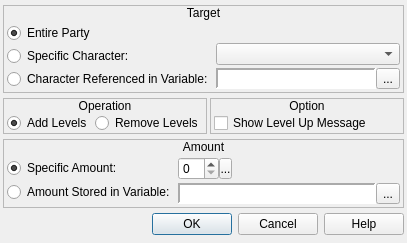
<?xml version="1.0" encoding="UTF-8"?>
<ui version="4.0">
 <class>ConfigureEvent_ChangeCharacterLevel</class>
 <widget class="QDialog" name="ConfigureEvent_ChangeCharacterLevel">
  <property name="geometry">
   <rect>
    <x>0</x>
    <y>0</y>
    <width>407</width>
    <height>243</height>
   </rect>
  </property>
  <property name="windowTitle">
   <string>Change Character Level</string>
  </property>
  <property name="windowIcon">
   <iconset resource="gui_icons.qrc">
    <normaloff>:/icons/openrpgmaker.png</normaloff>:/icons/openrpgmaker.png</iconset>
  </property>
  <property name="styleSheet">
   <string notr="true">.QFrame
{
	border-width: 1px;
	border-style: solid;
	border-color: palette(window-text);
}

.QFrame&gt;QLabel
{
	border-width: 0px;
	background-color: palette(window-text);
	color: palette(window);
	font-weight: bold;
}

.QFrame&gt;QCheckBox
{
	background-color: palette(window-text);
	border-width: 0px;
	border-style: none;
	color: palette(window);
	spacing: 3px;
	font-weight: bold;
	padding: 0px 0px 0px 3px;
}

.QFrame&gt;QCheckBox::indicator
{
	min-width: 8px;
	max-width: 8px;
	min-height: 8px;
	max-height: 8px;
	width: 8px;
	height: 8px;
	border-width: 2px;
	border-radius: 0px;
	border-style: ridge;
	border-color: palette(mid);
}

.QFrame&gt;QCheckBox::indicator:unchecked
{
	background-color: palette(base);
}

.QFrame&gt;QCheckBox::indicator:checked
{
	background-color: palette(window-text);
}

.QFrame&gt;QCheckBox::indicator:hover
{
	border-color: palette(highlight);
}</string>
  </property>
  <layout class="QVBoxLayout" name="verticalLayout_4">
   <property name="spacing">
    <number>3</number>
   </property>
   <property name="margin">
    <number>3</number>
   </property>
   <item>
    <widget class="QFrame" name="frame">
     <property name="sizePolicy">
      <sizepolicy hsizetype="Preferred" vsizetype="Fixed">
       <horstretch>0</horstretch>
       <verstretch>0</verstretch>
      </sizepolicy>
     </property>
     <property name="frameShape">
      <enum>QFrame::StyledPanel</enum>
     </property>
     <property name="frameShadow">
      <enum>QFrame::Raised</enum>
     </property>
     <layout class="QVBoxLayout" name="verticalLayout">
      <property name="spacing">
       <number>0</number>
      </property>
      <property name="margin">
       <number>0</number>
      </property>
      <item>
       <widget class="QLabel" name="label">
        <property name="sizePolicy">
         <sizepolicy hsizetype="Preferred" vsizetype="Fixed">
          <horstretch>0</horstretch>
          <verstretch>0</verstretch>
         </sizepolicy>
        </property>
        <property name="text">
         <string>Target</string>
        </property>
        <property name="alignment">
         <set>Qt::AlignCenter</set>
        </property>
       </widget>
      </item>
      <item>
       <widget class="QWidget" name="widget" native="true">
        <layout class="QHBoxLayout" name="horizontalLayout">
         <property name="spacing">
          <number>3</number>
         </property>
         <property name="margin">
          <number>3</number>
         </property>
         <item>
          <widget class="QWidget" name="widget_11" native="true">
           <layout class="QVBoxLayout" name="verticalLayout_2">
            <property name="spacing">
             <number>3</number>
            </property>
            <property name="margin">
             <number>0</number>
            </property>
            <item>
             <widget class="QRadioButton" name="rbEntireParty">
              <property name="text">
               <string>Entire Party</string>
              </property>
              <property name="checked">
               <bool>true</bool>
              </property>
             </widget>
            </item>
            <item>
             <widget class="QRadioButton" name="rbSpecificCharacter">
              <property name="text">
               <string>Specific Character:</string>
              </property>
             </widget>
            </item>
            <item>
             <widget class="QRadioButton" name="rbReferencedCharacter">
              <property name="text">
               <string>Character Referenced in Variable:</string>
              </property>
             </widget>
            </item>
           </layout>
          </widget>
         </item>
         <item>
          <widget class="QWidget" name="widget_2" native="true">
           <layout class="QVBoxLayout" name="verticalLayout_3">
            <property name="spacing">
             <number>3</number>
            </property>
            <property name="margin">
             <number>0</number>
            </property>
            <item>
             <widget class="QWidget" name="widget_3" native="true"/>
            </item>
            <item>
             <widget class="QComboBox" name="cboxCharacters"/>
            </item>
            <item>
             <widget class="QWidget" name="wCharacterVariable" native="true">
              <layout class="QHBoxLayout" name="horizontalLayout_36">
               <property name="spacing">
                <number>0</number>
               </property>
               <property name="margin">
                <number>0</number>
               </property>
               <item>
                <widget class="QLabel" name="lblCharacterVariable">
                 <property name="sizePolicy">
                  <sizepolicy hsizetype="Preferred" vsizetype="Preferred">
                   <horstretch>0</horstretch>
                   <verstretch>0</verstretch>
                  </sizepolicy>
                 </property>
                 <property name="minimumSize">
                  <size>
                   <width>150</width>
                   <height>0</height>
                  </size>
                 </property>
                 <property name="font">
                  <font>
                   <family>Monospace</family>
                  </font>
                 </property>
                 <property name="styleSheet">
                  <string notr="true">background-color: palette(base);</string>
                 </property>
                 <property name="frameShape">
                  <enum>QFrame::Panel</enum>
                 </property>
                 <property name="frameShadow">
                  <enum>QFrame::Sunken</enum>
                 </property>
                 <property name="lineWidth">
                  <number>2</number>
                 </property>
                 <property name="text">
                  <string/>
                 </property>
                </widget>
               </item>
               <item>
                <widget class="QToolButton" name="bBrowseCharacterVariables">
                 <property name="text">
                  <string>...</string>
                 </property>
                 <property name="icon">
                  <iconset resource="gui_icons.qrc">
                   <normaloff>:/icons/fileopen.png</normaloff>:/icons/fileopen.png</iconset>
                 </property>
                </widget>
               </item>
              </layout>
             </widget>
            </item>
           </layout>
          </widget>
         </item>
        </layout>
       </widget>
      </item>
     </layout>
    </widget>
   </item>
   <item>
    <widget class="QWidget" name="widget_8" native="true">
     <property name="sizePolicy">
      <sizepolicy hsizetype="Preferred" vsizetype="Fixed">
       <horstretch>0</horstretch>
       <verstretch>0</verstretch>
      </sizepolicy>
     </property>
     <layout class="QHBoxLayout" name="horizontalLayout_4">
      <property name="spacing">
       <number>3</number>
      </property>
      <property name="margin">
       <number>0</number>
      </property>
      <item>
       <widget class="QFrame" name="frame_3">
        <property name="sizePolicy">
         <sizepolicy hsizetype="Preferred" vsizetype="Fixed">
          <horstretch>0</horstretch>
          <verstretch>0</verstretch>
         </sizepolicy>
        </property>
        <property name="frameShape">
         <enum>QFrame::StyledPanel</enum>
        </property>
        <property name="frameShadow">
         <enum>QFrame::Raised</enum>
        </property>
        <layout class="QVBoxLayout" name="verticalLayout_8">
         <property name="spacing">
          <number>0</number>
         </property>
         <property name="margin">
          <number>0</number>
         </property>
         <item>
          <widget class="QLabel" name="label_3">
           <property name="sizePolicy">
            <sizepolicy hsizetype="Preferred" vsizetype="Fixed">
             <horstretch>0</horstretch>
             <verstretch>0</verstretch>
            </sizepolicy>
           </property>
           <property name="text">
            <string>Operation</string>
           </property>
           <property name="alignment">
            <set>Qt::AlignCenter</set>
           </property>
          </widget>
         </item>
         <item>
          <widget class="QWidget" name="widget_4" native="true">
           <layout class="QHBoxLayout" name="horizontalLayout_2">
            <property name="spacing">
             <number>3</number>
            </property>
            <property name="leftMargin">
             <number>3</number>
            </property>
            <property name="topMargin">
             <number>0</number>
            </property>
            <property name="rightMargin">
             <number>3</number>
            </property>
            <property name="bottomMargin">
             <number>0</number>
            </property>
            <item>
             <widget class="QRadioButton" name="rbAddLevels">
              <property name="text">
               <string>Add Levels</string>
              </property>
              <property name="checked">
               <bool>true</bool>
              </property>
             </widget>
            </item>
            <item>
             <widget class="QRadioButton" name="rbRemoveLevels">
              <property name="text">
               <string>Remove Levels</string>
              </property>
             </widget>
            </item>
           </layout>
          </widget>
         </item>
        </layout>
       </widget>
      </item>
      <item>
       <widget class="QFrame" name="frmOption">
        <property name="frameShape">
         <enum>QFrame::StyledPanel</enum>
        </property>
        <property name="frameShadow">
         <enum>QFrame::Raised</enum>
        </property>
        <layout class="QVBoxLayout" name="verticalLayout_5">
         <property name="spacing">
          <number>0</number>
         </property>
         <property name="margin">
          <number>0</number>
         </property>
         <item>
          <widget class="QLabel" name="label_2">
           <property name="sizePolicy">
            <sizepolicy hsizetype="Preferred" vsizetype="Fixed">
             <horstretch>0</horstretch>
             <verstretch>0</verstretch>
            </sizepolicy>
           </property>
           <property name="text">
            <string>Option</string>
           </property>
           <property name="alignment">
            <set>Qt::AlignCenter</set>
           </property>
          </widget>
         </item>
         <item>
          <widget class="QWidget" name="widget_6" native="true">
           <layout class="QHBoxLayout" name="horizontalLayout_3">
            <property name="spacing">
             <number>0</number>
            </property>
            <property name="leftMargin">
             <number>3</number>
            </property>
            <property name="topMargin">
             <number>0</number>
            </property>
            <property name="rightMargin">
             <number>3</number>
            </property>
            <property name="bottomMargin">
             <number>0</number>
            </property>
            <item>
             <widget class="QCheckBox" name="cbShowLevelUpMessage">
              <property name="text">
               <string>Show Level Up Message</string>
              </property>
             </widget>
            </item>
           </layout>
          </widget>
         </item>
        </layout>
       </widget>
      </item>
     </layout>
    </widget>
   </item>
   <item>
    <widget class="QFrame" name="frame_5">
     <property name="sizePolicy">
      <sizepolicy hsizetype="Preferred" vsizetype="Fixed">
       <horstretch>0</horstretch>
       <verstretch>0</verstretch>
      </sizepolicy>
     </property>
     <property name="frameShape">
      <enum>QFrame::StyledPanel</enum>
     </property>
     <property name="frameShadow">
      <enum>QFrame::Raised</enum>
     </property>
     <layout class="QVBoxLayout" name="verticalLayout_9">
      <property name="spacing">
       <number>0</number>
      </property>
      <property name="margin">
       <number>0</number>
      </property>
      <item>
       <widget class="QLabel" name="label_4">
        <property name="sizePolicy">
         <sizepolicy hsizetype="Preferred" vsizetype="Fixed">
          <horstretch>0</horstretch>
          <verstretch>0</verstretch>
         </sizepolicy>
        </property>
        <property name="text">
         <string>Amount</string>
        </property>
        <property name="alignment">
         <set>Qt::AlignCenter</set>
        </property>
       </widget>
      </item>
      <item>
       <widget class="QWidget" name="widget_5" native="true">
        <layout class="QHBoxLayout" name="horizontalLayout_5">
         <property name="spacing">
          <number>3</number>
         </property>
         <property name="margin">
          <number>3</number>
         </property>
         <item>
          <widget class="QWidget" name="widget_7" native="true">
           <property name="sizePolicy">
            <sizepolicy hsizetype="Fixed" vsizetype="Preferred">
             <horstretch>0</horstretch>
             <verstretch>0</verstretch>
            </sizepolicy>
           </property>
           <layout class="QVBoxLayout" name="verticalLayout_11">
            <property name="spacing">
             <number>3</number>
            </property>
            <property name="margin">
             <number>0</number>
            </property>
            <item>
             <widget class="QRadioButton" name="rbSpecificAmount">
              <property name="sizePolicy">
               <sizepolicy hsizetype="Fixed" vsizetype="Fixed">
                <horstretch>0</horstretch>
                <verstretch>0</verstretch>
               </sizepolicy>
              </property>
              <property name="text">
               <string>Specific Amount:</string>
              </property>
              <property name="checked">
               <bool>true</bool>
              </property>
             </widget>
            </item>
            <item>
             <widget class="QRadioButton" name="rbStoredAmount">
              <property name="sizePolicy">
               <sizepolicy hsizetype="Fixed" vsizetype="Fixed">
                <horstretch>0</horstretch>
                <verstretch>0</verstretch>
               </sizepolicy>
              </property>
              <property name="text">
               <string>Amount Stored in Variable:</string>
              </property>
             </widget>
            </item>
           </layout>
          </widget>
         </item>
         <item>
          <widget class="QWidget" name="widget_12" native="true">
           <layout class="QVBoxLayout" name="verticalLayout_10">
            <property name="spacing">
             <number>3</number>
            </property>
            <property name="margin">
             <number>0</number>
            </property>
            <item>
             <widget class="QWidget" name="wAmount" native="true">
              <property name="sizePolicy">
               <sizepolicy hsizetype="Fixed" vsizetype="Fixed">
                <horstretch>0</horstretch>
                <verstretch>0</verstretch>
               </sizepolicy>
              </property>
              <layout class="QHBoxLayout" name="horizontalLayout_6">
               <property name="spacing">
                <number>0</number>
               </property>
               <property name="margin">
                <number>0</number>
               </property>
               <item>
                <widget class="QSpinBox" name="sbAmount">
                 <property name="sizePolicy">
                  <sizepolicy hsizetype="Preferred" vsizetype="Fixed">
                   <horstretch>0</horstretch>
                   <verstretch>0</verstretch>
                  </sizepolicy>
                 </property>
                 <property name="accelerated">
                  <bool>true</bool>
                 </property>
                 <property name="maximum">
                  <number>99</number>
                 </property>
                </widget>
               </item>
               <item>
                <widget class="SpinBoxSideButton" name="bAmountSideButton">
                 <property name="minimumSize">
                  <size>
                   <width>13</width>
                   <height>21</height>
                  </size>
                 </property>
                 <property name="maximumSize">
                  <size>
                   <width>13</width>
                   <height>21</height>
                  </size>
                 </property>
                 <property name="text">
                  <string>...</string>
                 </property>
                 <property name="icon">
                  <iconset resource="gui_icons.qrc">
                   <normaloff>:/icons/spinBoxSideButton.png</normaloff>:/icons/spinBoxSideButton.png</iconset>
                 </property>
                 <property name="iconSize">
                  <size>
                   <width>8</width>
                   <height>16</height>
                  </size>
                 </property>
                </widget>
               </item>
              </layout>
             </widget>
            </item>
            <item>
             <widget class="QWidget" name="wAmountVariable" native="true">
              <property name="sizePolicy">
               <sizepolicy hsizetype="Preferred" vsizetype="Fixed">
                <horstretch>0</horstretch>
                <verstretch>0</verstretch>
               </sizepolicy>
              </property>
              <layout class="QHBoxLayout" name="horizontalLayout_37">
               <property name="spacing">
                <number>0</number>
               </property>
               <property name="margin">
                <number>0</number>
               </property>
               <item>
                <widget class="QLabel" name="lblAmountVariable">
                 <property name="sizePolicy">
                  <sizepolicy hsizetype="Preferred" vsizetype="Preferred">
                   <horstretch>0</horstretch>
                   <verstretch>0</verstretch>
                  </sizepolicy>
                 </property>
                 <property name="minimumSize">
                  <size>
                   <width>150</width>
                   <height>0</height>
                  </size>
                 </property>
                 <property name="font">
                  <font>
                   <family>Monospace</family>
                  </font>
                 </property>
                 <property name="styleSheet">
                  <string notr="true">background-color: palette(base);</string>
                 </property>
                 <property name="frameShape">
                  <enum>QFrame::Panel</enum>
                 </property>
                 <property name="frameShadow">
                  <enum>QFrame::Sunken</enum>
                 </property>
                 <property name="lineWidth">
                  <number>2</number>
                 </property>
                 <property name="text">
                  <string/>
                 </property>
                </widget>
               </item>
               <item>
                <widget class="QToolButton" name="bBrowseAmountVariables">
                 <property name="text">
                  <string>...</string>
                 </property>
                 <property name="icon">
                  <iconset resource="gui_icons.qrc">
                   <normaloff>:/icons/fileopen.png</normaloff>:/icons/fileopen.png</iconset>
                 </property>
                </widget>
               </item>
              </layout>
             </widget>
            </item>
           </layout>
          </widget>
         </item>
        </layout>
       </widget>
      </item>
     </layout>
    </widget>
   </item>
   <item>
    <widget class="QDialogButtonBox" name="buttonBox">
     <property name="orientation">
      <enum>Qt::Horizontal</enum>
     </property>
     <property name="standardButtons">
      <set>QDialogButtonBox::Cancel|QDialogButtonBox::Help|QDialogButtonBox::Ok</set>
     </property>
    </widget>
   </item>
  </layout>
 </widget>
 <customwidgets>
  <customwidget>
   <class>SpinBoxSideButton</class>
   <extends>QToolButton</extends>
   <header>spinboxsidebutton.h</header>
  </customwidget>
 </customwidgets>
 <resources>
  <include location="gui_icons.qrc"/>
 </resources>
 <connections>
  <connection>
   <sender>buttonBox</sender>
   <signal>accepted()</signal>
   <receiver>ConfigureEvent_ChangeCharacterLevel</receiver>
   <slot>accept()</slot>
   <hints>
    <hint type="sourcelabel">
     <x>248</x>
     <y>254</y>
    </hint>
    <hint type="destinationlabel">
     <x>157</x>
     <y>274</y>
    </hint>
   </hints>
  </connection>
  <connection>
   <sender>buttonBox</sender>
   <signal>rejected()</signal>
   <receiver>ConfigureEvent_ChangeCharacterLevel</receiver>
   <slot>reject()</slot>
   <hints>
    <hint type="sourcelabel">
     <x>316</x>
     <y>260</y>
    </hint>
    <hint type="destinationlabel">
     <x>286</x>
     <y>274</y>
    </hint>
   </hints>
  </connection>
 </connections>
</ui>
